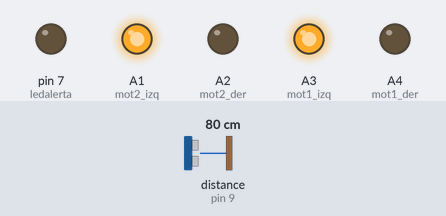
A sketch run on a simulated Arduino Uno, built with avr-gcc and run on an emulated ATmega328P. On the bench: output pins drawn as LEDs (lit = HIGH). Wiring (inferred from the names in the program): ultrasonic range finder: trigger pin 8; echo pin 9. Inputs (shaded band) come from the test bench; at power-on: distance to the obstacle (sensor on pin 9) 80 cm. The echo pulse lasts 58.3 µs per cm; pins used as bus, display or sensor lines are not drawn.

Above: at 1.2 s.
1.3 s: distance to the obstacle (sensor on pin 9) set to 18 cm
2.8 s: distance to the obstacle (sensor on pin 9) set to 13 cm
At 4.2 s:
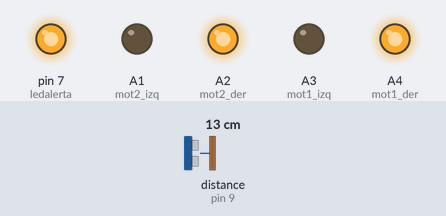
5.8 s: distance to the obstacle (sensor on pin 9) set to 35 cm
At 7.3 s:
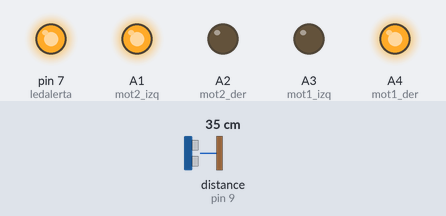
8.8 s: distance to the obstacle (sensor on pin 9) set to 2 cm
At 9.2 s:
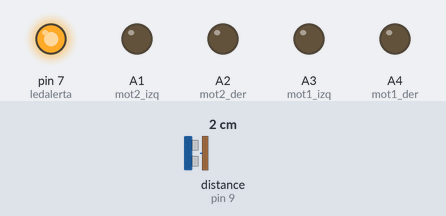
Timing chart, 0 to 12.8 s (numbered marks = the images above; inputs shaded):
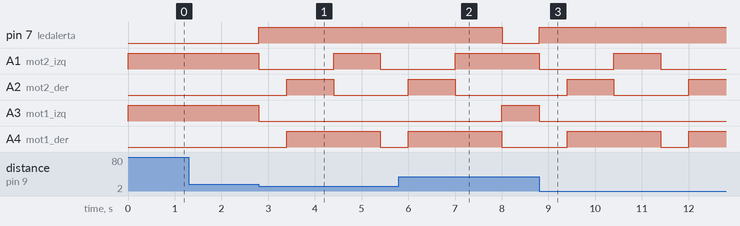

Measured:
- the behaviour switches between 16 and 15 cm on distance to the obstacle (sensor on pin 9) (found by bisection; images 0 and 1)
- after the input at 1.3 s, every drawn part: stays the same
- after the input at 2.8 s, pin 7 (ledalerta): LOW → HIGH at once; A1 (mot2_izq): HIGH → LOW at once, → HIGH 1.6 s later, → LOW 1.0 s later; A2 (mot2_der): LOW → HIGH after 0.60 s, → LOW 1.0 s later; A3 (mot1_izq): HIGH → LOW at once; A4 (mot1_der): LOW → HIGH after 0.60 s, → LOW 2.0 s later
- after the input at 5.8 s, pin 7 (ledalerta): HIGH → LOW after 2.2 s; A1 (mot2_izq): goes on until 7.0 s, then stays HIGH; A3 (mot1_izq): LOW → HIGH after 2.2 s
- after the input at 8.8 s, pin 7 (ledalerta): LOW → HIGH at once; A1 (mot2_izq): HIGH → LOW at once, → HIGH 1.6 s later, → LOW 1.0 s later; A2 (mot2_der): LOW → HIGH after 0.60 s, → LOW 1.0 s later, → HIGH 1.6 s later; A3 (mot1_izq): HIGH → LOW at once; A4 (mot1_der): LOW → HIGH after 0.60 s, → LOW 2.0 s later, → HIGH 0.60 s later

The sketch:

EvasorObstaculo1.ino
```cpp
// Codigo para carro evasor de obstaculo


int mot1_izq=A3;
int mot1_der=A4;
int mot2_izq=A1;
int mot2_der=A2;
int trig=8;
int echo=9;
int ledalerta=7;

void setup() {
  pinMode(A3,OUTPUT);
  pinMode(A4,OUTPUT);
  pinMode(A1,OUTPUT);
  pinMode(A2,OUTPUT);
  pinMode(8,OUTPUT);
  pinMode(9,INPUT);
  pinMode(7,OUTPUT);
}

void loop() {
 int pulsos,distancia;
 digitalWrite(trig,LOW);
 delayMicroseconds(3);
 digitalWrite(trig,HIGH);
 delayMicroseconds(10);
 digitalWrite(trig,LOW);

 pulsos=pulseIn(echo,HIGH);
 distancia=(pulsos/58);


 if(distancia>15)
 {
   digitalWrite(ledalerta,LOW);
   avanzar();


 }

 if(distancia<15)
 {
   digitalWrite(ledalerta,HIGH);
   parar();
   delay(600);
   retro();
   delay(1000);
   giroderecha();
   delay(1000);
   avanzar();  }


}

void avanzar(){
  analogWrite(mot1_izq,250);
  digitalWrite(mot1_der,LOW);
  analogWrite(mot2_izq,240);
  digitalWrite(mot2_der,LOW);
}

void parar(){
  analogWrite(mot1_izq,LOW);
  digitalWrite(mot1_der,LOW);
  analogWrite(mot2_izq,LOW);
  digitalWrite(mot2_der,LOW);
}

void retro(){
  analogWrite(mot1_izq,LOW);
  digitalWrite(mot1_der,240);
  analogWrite(mot2_izq,LOW);
  digitalWrite(mot2_der,201);
}

void giroderecha(){
  analogWrite(mot1_izq,LOW);
  digitalWrite(mot1_der,200);
  analogWrite(mot2_izq,200);
  digitalWrite(mot2_der,LOW);
}
```
